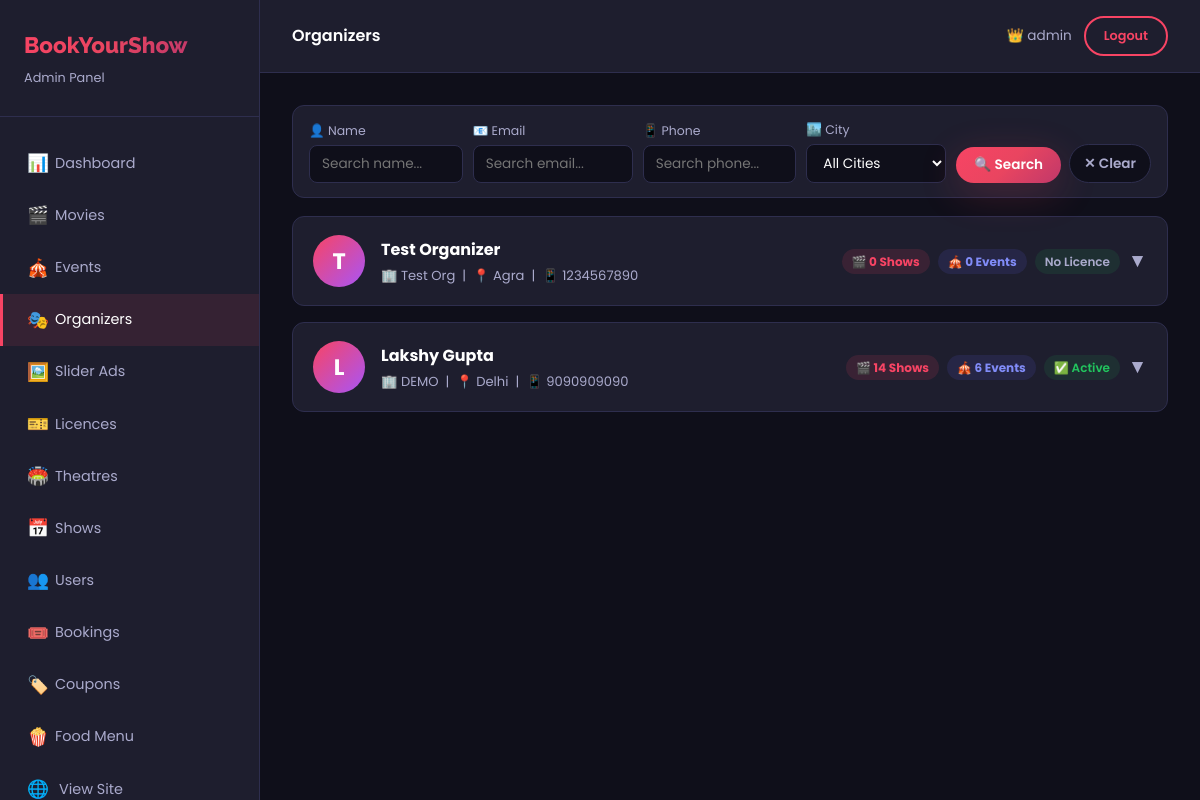
/admin/manage-organizers.php (signed in), run on the app's committed database.
### tables this page shows
CREATE TABLE `operators` (
  `operator_id` int(11) NOT NULL AUTO_INCREMENT,
  `name` varchar(100) DEFAULT NULL,
  `email` varchar(100) DEFAULT NULL,
  `phone` varchar(15) DEFAULT '',
  `password` varchar(255) DEFAULT NULL,
  `organization` varchar(150) DEFAULT NULL,
  `city` varchar(100) DEFAULT '',
  `status` enum('active','suspended') DEFAULT 'active',
  `created_at` timestamp NOT NULL DEFAULT current_timestamp(),
  PRIMARY KEY (`operator_id`),
  UNIQUE KEY `email` (`email`)
);

### admin/manage-organizers.php (the view, shortened to what this page needs)
<?php
require_once 'admin-helper.php';
$searchName  = trim($_GET['name'] ?? '');
$searchEmail = trim($_GET['email'] ?? '');
$searchPhone = trim($_GET['phone'] ?? '');
$searchWhere = '';
$organizers = $conn->query("
    SELECT o.*,
           COUNT(DISTINCT s.show_id) as total_shows,
           COUNT(DISTINCT e.event_id) as total_events,
           COUNT(DISTINCT tl.licence_id) as total_licences,
           SUM(CASE WHEN tl.status='approved' THEN 1 ELSE 0 END) as approved_licences
    FROM operators o
    LEFT JOIN shows s ON s.operator_id = o.operator_id
    LEFT JOIN events e ON e.organizer_id = o.operator_id
    LEFT JOIN theatre_licences tl ON tl.operator_id = o.operator_id
    WHERE 1=1 $searchWhere
    GROUP BY o.operator_id
    ORDER BY o.operator_id DESC
");
?>
<form method="GET" style="margin-bottom:18px;">
    <div style="display:flex;gap:10px;flex-wrap:wrap;align-items:flex-end;background:var(--bg-card);border:1px solid var(--border);border-radius:var(--radius);padding:14px 16px;">
        <div style="flex:1;min-width:140px;">
            <label style="font-size:0.78rem;color:var(--text-muted);display:block;margin-bottom:4px;">👤 Name</label>
            <input type="text" name="name" value="<?php echo htmlspecialchars($searchName); ?>" placeholder="Search name..." class="form-control" style="padding:8px 12px;font-size:0.85rem;">
        </div>
        <div style="flex:1;min-width:160px;">
            <label style="font-size:0.78rem;color:var(--text-muted);display:block;margin-bottom:4px;">📧 Email</label>
            <input type="text" name="email" value="<?php echo htmlspecialchars($searchEmail); ?>" placeholder="Search email..." class="form-control" style="padding:8px 12px;font-size:0.85rem;">
        </div>
        <div style="flex:1;min-width:130px;">
            <label style="font-size:0.78rem;color:var(--text-muted);display:block;margin-bottom:4px;">📱 Phone</label>
            <input type="text" name="phone" value="<?php echo htmlspecialchars($searchPhone); ?>" placeholder="Search phone..." class="form-control" style="padding:8px 12px;font-size:0.85rem;">
        </div>
        <div style="min-width:140px;">
            <label style="font-size:0.78rem;color:var(--text-muted);display:block;margin-bottom:4px;">🏙️ City</label>
            <select name="city" class="form-control" style="padding:8px 12px;font-size:0.85rem;background:var(--bg-dark);color:var(--text);border:1px solid var(--border);border-radius:8px;">
                <option value="">All Cities</option>
            </select>
        </div>
        <div style="display:flex;gap:8px;align-items:flex-end;">
            <button type="submit" class="btn btn-primary btn-sm" style="padding:8px 18px;font-size:0.85rem;">🔍 Search</button>
            <a href="manage-organizers.php" class="btn btn-sm" style="padding:8px 14px;font-size:0.85rem;background:var(--bg-dark);border:1px solid var(--border);color:var(--text-muted);">✕ Clear</a>
        </div>
    </div>
</form>
<?php if (!$organizers || $organizers->num_rows === 0): ?>
<p style="text-align:center;padding:40px;color:var(--text-muted);">No organizers found.</p>
<?php else: ?>
<?php while ($o = $organizers->fetch_assoc()):
    $initials = strtoupper(substr($o['name'], 0, 1));
    $oid = $o['operator_id'];
    $licStatus = ($o['approved_licences'] > 0) ? 'active' : ($o['total_licences'] > 0 ? 'pending' : 'none');
    $statusColor = ['active'=>'#22c55e','pending'=>'#f59e0b','none'=>'var(--text-muted)'][$licStatus];
    $statusLabel = ['active'=>'✅ Active','pending'=>'⏳ Pending','none'=>'No Licence'][$licStatus];
    $phone = $o['phone'] ?? $o['phone_number'] ?? '';
?>
<div class="org-card" id="orgCard_<?php echo $oid; ?>">
    <div class="org-header" onclick="toggleOrg(<?php echo $oid; ?>)">
        <div class="org-avatar"><?php echo $initials; ?></div>
        <div class="org-info">
            <div class="org-name"><?php echo htmlspecialchars($o['name']); ?></div>
            <div class="org-sub">
                🏢 <?php echo htmlspecialchars($o['organization']); ?> &nbsp;|&nbsp;
                📍 <?php echo htmlspecialchars($o['city'] ?? '—'); ?>
                <?php if (!empty($phone)): ?>&nbsp;|&nbsp; 📱 <?php echo htmlspecialchars($phone); ?><?php endif; ?>
            </div>
        </div>
        <div class="org-badges">
            <span style="background:rgba(248,68,100,.12);color:var(--primary);padding:3px 10px;border-radius:50px;font-size:.75rem;font-weight:700;">🎬 <?php echo $o['total_shows']; ?> Shows</span>
            <span style="background:rgba(99,102,241,.12);color:#818cf8;padding:3px 10px;border-radius:50px;font-size:.75rem;font-weight:700;">🎪 <?php echo $o['total_events']; ?> Events</span>
            <span style="background:rgba(34,197,94,.1);color:<?php echo $statusColor; ?>;padding:3px 10px;border-radius:50px;font-size:.75rem;font-weight:600;"><?php echo $statusLabel; ?></span>
            <span style="color:var(--text-muted);font-size:1.2rem;transition:transform .2s;" id="chevron_<?php echo $oid; ?>">▼</span>
        </div>
    </div>
</div>
<?php endwhile; ?>
<?php endif; ?>

### css/style.css (style rules this page uses)
:root { --primary: #f84464; --primary-dark: #d63655; --secondary: #1a1a2e; --accent: #e94560; --bg-dark: #0f0f1a; --bg-card: #1e1e2e; --bg-light: #f8f9fa; --text-light: #ffffff; --text-muted: #aaaacc; --text-dark: #1a1a2e; --border: #2e2e4e; --gold: #ffd700; --green: #00c851; --gradient: linear-gradient(135deg, #f84464 0%, #e94560 50%, #c0386a 100%); --gradient-dark: linear-gradient(135deg, #1a1a2e 0%, #0f0f1a 100%); --shadow: 0 10px 40px rgba(248, 68, 100, 0.2); --shadow-card: 0 4px 20px rgba(0, 0, 0, 0.3); --radius: 12px; --radius-sm: 8px; --transition: all 0.3s ease; }
* { margin: 0; padding: 0; box-sizing: border-box; }
html { scroll-behavior: smooth; }
body { font-family: 'Poppins', sans-serif; background-color: var(--bg-dark); color: var(--text-light); line-height: 1.6; transition: var(--transition); }
a { text-decoration: none; color: inherit; transition: var(--transition); }
input, select, textarea, button { font-family: 'Poppins', sans-serif; }
.btn { display: inline-flex; align-items: center; gap: 8px; padding: 12px 28px; border-radius: 50px; font-weight: 600; font-size: 0.9rem; cursor: pointer; border: none; transition: var(--transition); text-decoration: none; }
.btn-primary { background: var(--gradient); color: #fff; box-shadow: var(--shadow); }
.btn-sm { padding: 8px 18px; font-size: 0.8rem; }
.form-control { width: 100%; padding: 13px 16px; background: var(--bg-dark); border: 1px solid var(--border); border-radius: var(--radius-sm); color: var(--text-light); font-size: 0.9rem; transition: var(--transition); outline: none; }

### admin/manage-organizers.php (style rules this page uses)
.org-card { background: var(--bg-card); border: 1px solid var(--border); border-radius: var(--radius); margin-bottom: 16px; overflow: hidden; transition: box-shadow .2s; }
.org-header { display: flex; align-items: center; gap: 16px; padding: 18px 20px; cursor: pointer; user-select: none; }
.org-avatar { width: 52px; height: 52px; border-radius: 50%; background: linear-gradient(135deg, var(--primary), #a855f7); display: flex; align-items: center; justify-content: center; font-size: 1.4rem; font-weight: 700; color: #fff; flex-shrink: 0; }
.org-info { flex: 1; min-width: 0; }
.org-name { font-weight: 700; font-size: 1rem; margin-bottom:2px; }
.org-sub { color: var(--text-muted); font-size: .82rem; }
.org-badges { display: flex; gap: 8px; flex-wrap: wrap; align-items: center; }

### data on the page
operators: name "T", name "Test Organizer", organization "Test Org", city "Agra", phone "1234567890", total_shows "0", total_events "0", statusLabel "No Licence"
operators: name "L", name "Lakshy Gupta", organization "DEMO", city "Delhi", phone "9090909090", total_shows "14", total_events "6", statusLabel "✅ Active"

### other printed values
$info[0] "📊"
$info[1] "Dashboard"
$info[0] "🎬"
$info[1] "Movies"
$info[0] "🎪"
$info[1] "Events"
$info[0] "🎭"
$info[1] "Organizers"
$info[0] "🖼️"
$info[1] "Slider Ads"
$info[0] "🎫"
$info[1] "Licences"
$info[0] "🏟️"
$info[1] "Theatres"
$info[0] "📅"
